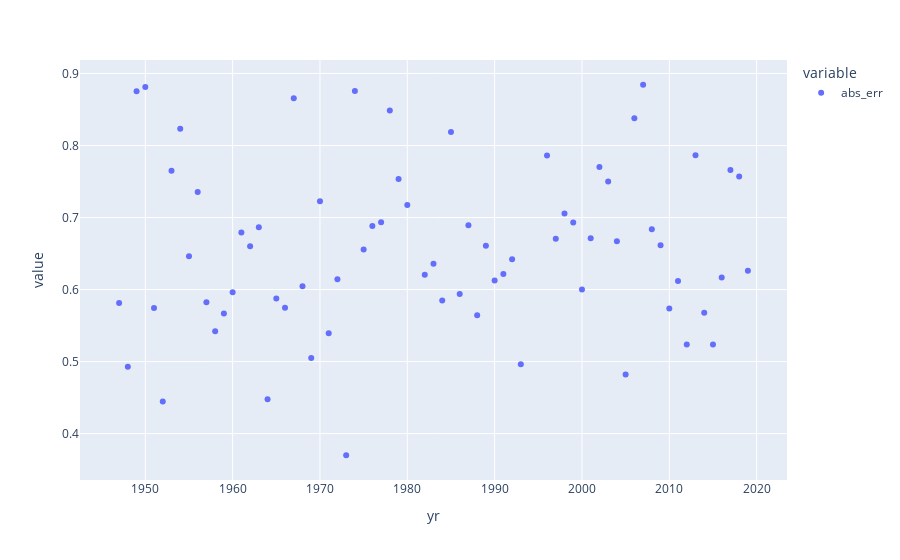

The notebook cell this image was saved under:
### Code cell
# mean absolute error by year
# This measures error -- how far are we off?
px.scatter(ys.groupby('yr')['abs_err'].mean())

### Figure 1 — Plotly figure (JSON) as saved in the notebook; plotly's stock layout.template omitted (floating-point values rounded to 4 significant figures)
{"data": [{"hovertemplate": "variable=abs_err<br>yr=%{x}<br>value=%{y}<extra></extra>", "legendgroup": "abs_err", "marker": {"color": "#636efa", "symbol": "circle"}, "mode": "markers", "name": "abs_err", "orientation": "v", "showlegend": true, "type": "scatter", "x": [1947, 1948, 1949, 1950, 1951, 1952, 1953, 1954, 1955, 1956, 1957, 1958, 1959, 1960, 1961, 1962, 1963, 1964, 1965, 1966, 1967, 1968, 1969, 1970, 1971, 1972, 1973, 1974, 1975, 1976, 1977, 1978, 1979, 1980, 1982, 1983, 1984, 1985, 1986, 1987, 1988, 1989, 1990, 1991, 1992, 1993, 1996, 1997, 1998, 1999, 2000, 2001, 2002, 2003, 2004, 2005, 2006, 2007, 2008, 2009, 2010, 2011, 2012, 2013, 2014, 2015, 2016, 2017, 2018, 2019], "xaxis": "x", "y": [0.5812, 0.493, 0.8754, 0.8812, 0.5745, 0.4448, 0.765, 0.8233, 0.6462, 0.7355, 0.5823, 0.542, 0.5666, 0.5963, 0.6793, 0.66, 0.6865, 0.4479, 0.5876, 0.5748, 0.8658, 0.6045, 0.5051, 0.7228, 0.5395, 0.6143, 0.37, 0.8758, 0.6555, 0.6881, 0.6934, 0.8484, 0.7535, 0.7173, 0.6206, 0.636, 0.5848, 0.8186, 0.5937, 0.6893, 0.5643, 0.6607, 0.6126, 0.6217, 0.6422, 0.4962, 0.7861, 0.6704, 0.7056, 0.6932, 0.6002, 0.6714, 0.77, 0.7499, 0.6671, 0.4822, 0.8378, 0.8843, 0.6839, 0.6615, 0.5736, 0.6118, 0.5236, 0.7864, 0.5677, 0.5236, 0.6167, 0.7661, 0.757, 0.626], "yaxis": "y"}], "layout": {"legend": {"title": {"text": "variable"}, "tracegroupgap": 0}, "margin": {"t": 60}, "xaxis": {"anchor": "y", "domain": [0, 1], "title": {"text": "yr"}}, "yaxis": {"anchor": "x", "domain": [0, 1], "title": {"text": "value"}}}}
